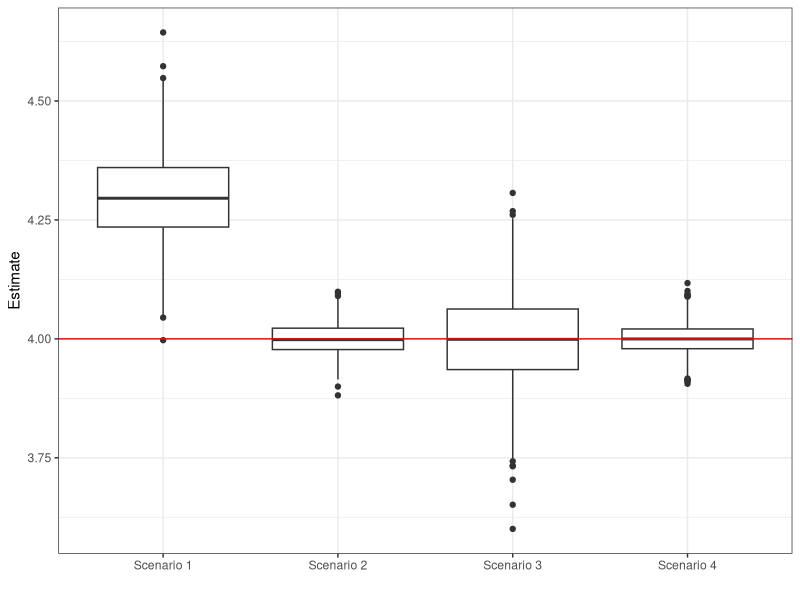

The R source for this figure:
## ---- chunk 1
library(matrixStats)
library(knitr)
library(tidyverse)
library(reshape2)
## ---- chunk 2
#Set the seed
set.seed(123456)

#Set up simulation parameters and truth
B = 500 #number of replicates
true.mu = 1 #true population mean
samp.size = 100 #sample size

#Create a function to loop or apply over
simulate <- function(n,mu,b){ 
  #generate data
  samp <- rnorm(n, mean=true.mu, sd=4) 
  
  #calculate relevant quantities
  mean <- mean(samp)
  mean_trim <- mean(samp,trim=0.15)
  med <- median(samp)
  
  #return results 
  return(c(mean,mean_trim,med))
}

#Simulate 500 times
# Option 1: use sapply
out.sapply <- sapply(1:B,simulate,n=samp.size,mu=true.mu) #this returns a 3xB matrix

# Option 2: use a for loop
out.for <- matrix(NA,B,3) #this will store results in a Bx3 matrix
for (b in 1:B){
  out.for[b,] <- simulate(n=samp.size,mu=true.mu,b) 
}
## ---- chunk 3
#OPTION 1: BASE R
# Mean  
sim.mean <- colMeans(out.for)

# Bias  
sim.bias <- colMeans(out.for-true.mu)

# Relative bias 
sim.rel.bias <- colMeans(out.for-true.mu)/true.mu

# Standard deviation
sim.sd <- colSds(out.for)

# Mean squared error 
sim.mse <- sim.bias^2 + sim.sd^2 #bias^2 + variance

# Combine all together
df.results <- data.frame(rbind(sim.mean,sim.bias,sim.rel.bias,sim.sd,sim.mse))

#OPTION 2: TIDYVERSE
df.out <- data.frame(out.for)
df.out %<>% rename(mean=X1,`trimmed mean`=X2,median=X3) %>% 
  melt() %>% group_by(variable) %>%
  summarise(sim.mean=mean(value),sim.bias=mean(value)-true.mu,
            sim.rel.bias=(mean(value)-true.mu)/true.mu,
            sim.sd = sd(value),
            sim.mse = (mean(value)-true.mu)^2 + sd(value)^2) #one command!
## ---- chunk 4
kable(df.results,digits=3,align=rep('c', 2),
      col.names=c("mean","trimmed mean","median"))
## ---- chunk 5
library(MASS) 
## ---- chunk 6
gen.func <- function(b,n,Sigma,lambda,b0,b1,b2){ 
  #only need b if you are going to use sapply in part 2
  
  beta <- c(b0,b1,b2)
  X <- cbind(1,MASS::mvrnorm(n,rep(0,2),Sigma))
  Y <- X%*%beta + rnorm(n,0,lambda)
  
  fit <- lm(Y ~ X[,2])
  beta.hat <- coefficients(fit)
  
  return(beta.hat)
}
## ---- chunk 7
#Parameter values
B=1000
n=500
lambda=1
beta0=2
beta1=4

#Scenario 1
Sigma1 = matrix(c(2,.3,.3,2),2,2)
beta2= 2
scenario1 <- sapply(1:B,gen.func,n=n,Sigma=Sigma1,lambda=lambda,
                    b0=beta0,b1=beta1,b2=beta2)

#Scenario 2
beta2= 0
scenario2 <- sapply(1:B,gen.func,n=n,Sigma=Sigma1,lambda=lambda,
                    b0=beta0,b1=beta1,b2=beta2)

#Scenario 3
Sigma2 = matrix(c(2,0,0,2),2,2)
beta2= 2 
scenario3 <- sapply(1:B,gen.func,n=n,Sigma=Sigma2,lambda=lambda,
                    b0=beta0,b1=beta1,b2=beta2)

#Scenario 4
beta2= 0
scenario4 <- sapply(1:B,gen.func,n=n,Sigma=Sigma2,lambda=lambda,
                    b0=beta0,b1=beta1,b2=beta2)
## ---- chunk 8
#Calculate bias
truth = c(beta0,beta1)
bias1 <- rowMeans(scenario1)-truth
bias2 <- rowMeans(scenario2)-truth
bias3 <- rowMeans(scenario3)-truth
bias4 <- rowMeans(scenario4)-truth

#Construct dataframe for table
table <- cbind(t(t(bias1)),t(t(bias2)),t(t(bias3)),t(t(bias4))) 
colnames(table) <- paste("Scenario",1:4)
row.names(table) <- c("alpha0","alpha1")

#Print table
kable(table,digits=3,align=rep('c', 4))
## ---- chunk 9
#Reformat dataframe
alpha1 <- cbind(scenario1[2,],scenario2[2,],scenario3[2,],scenario4[2,])
colnames(alpha1) <- paste("Scenario",1:4)
alpha1 %>% melt() -> alpha1

#Boxplot
ggplot(alpha1,aes(x=Var2,y=value)) + geom_boxplot() + 
  geom_hline(yintercept=truth[2],col="red") + theme_bw() + 
  labs(y="Estimate",x="")
